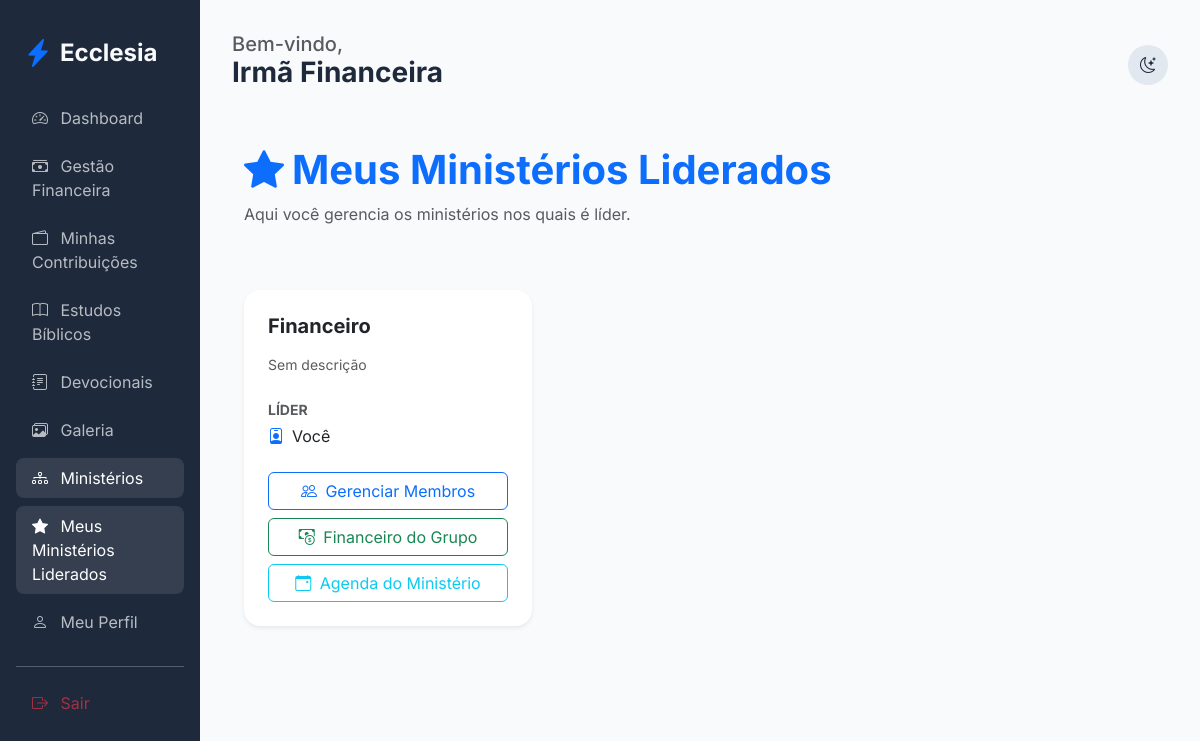
Before: /members/ministries/led-by-me (signed in) with the older database file.
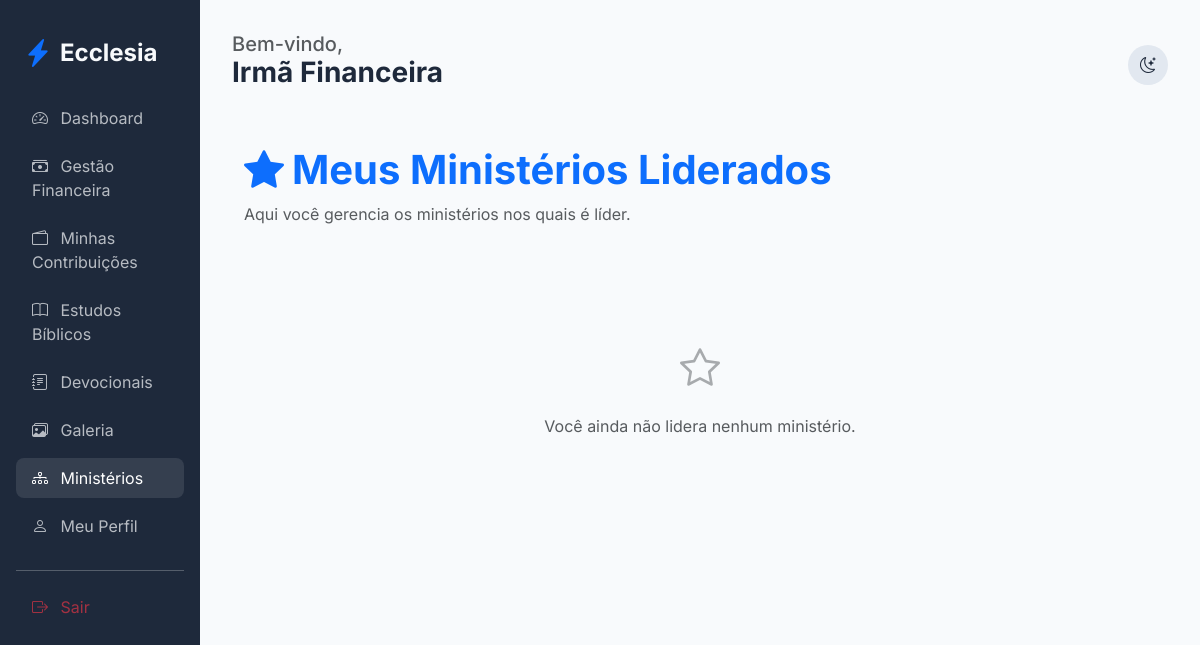
After: the same page with the newer database file.
### app/core/models.py (models this page shows)
class Ministry(db.Model):
    id = db.Column(db.Integer, primary_key=True)
    name = db.Column(db.String(100), nullable=False)
    description = db.Column(db.Text)
    church_id = db.Column(db.Integer, db.ForeignKey('church.id'))
    leader_id = db.Column(db.Integer, db.ForeignKey('user.id'), nullable=True)
    events = db.relationship('Event', backref='ministry', lazy=True)
    leader = db.relationship('User', foreign_keys=[leader_id])
    transactions = db.relationship('MinistryTransaction', backref='ministry', lazy=True)

### app/modules/members/routes.py (the view)
@members_bp.route('/ministries/led-by-me')
@login_required
def my_led_ministries():
    led_ministries = Ministry.query.filter_by(leader_id=current_user.id).all()
    return render_template('members/my_led_ministries.html', led_ministries=led_ministries)

### app/templates/members/my_led_ministries.html
{% extends "base.html" %}
{% block content %}
<div class="container py-4">
    <div class="d-flex justify-content-between align-items-center mb-5">
        <div>
            <h1 class="fw-bold text-primary"><i class="bi bi-star-fill me-2"></i>Meus Ministérios Liderados</h1>
            <p class="text-muted">Aqui você gerencia os ministérios nos quais é líder.</p>
        </div>
    </div>
    <div class="row g-4">
        {% for ministry in led_ministries %}
        <div class="col-md-6 col-lg-4">
            <div class="card h-100 border-0 shadow-sm">
                <div class="card-body p-4">
                    <h5 class="fw-bold mb-3">{{ ministry.name }}</h5>
                    <p class="text-muted small mb-4">{{ ministry.description or 'Sem descrição' }}</p>
                    <div class="mb-4">
                        <label class="small fw-bold text-muted d-block mb-1">LÍDER</label>
                        <div class="d-flex align-items-center">
                            <i class="bi bi-person-badge me-2 text-primary"></i>
                            <span>Você</span>
                        </div>
                    </div>
                    <div class="d-grid gap-2">
                        <a href="{{ url_for('members.ministry_manage_members', ministry_id=ministry.id) }}" class="btn btn-outline-primary">
                            <i class="bi bi-people me-1"></i> Gerenciar Membros
                        </a>
                        <a href="{{ url_for('finance.ministry_finance', ministry_id=ministry.id) }}" class="btn btn-outline-success">
                            <i class="bi bi-cash-coin me-1"></i> Financeiro do Grupo
                        </a>
                        <a href="{{ url_for('members.ministry_agenda', ministry_id=ministry.id) }}" class="btn btn-outline-info">
                            <i class="bi bi-calendar-event me-1"></i> Agenda do Ministério
                        </a>
                    </div>
                </div>
            </div>
        </div>
        {% else %}
        <div class="col-12 text-center py-5">
            <i class="bi bi-star fs-1 text-muted opacity-50 d-block mb-3"></i>
            <p class="text-muted">Você ainda não lidera nenhum ministério.</p>
        </div>
        {% endfor %}
    </div>
</div>
{% endblock %}

### app/templates/base.html (shortened to what the changed rows need)
<!DOCTYPE html>
<html lang="pt-BR">
<head>
    <link href="https://cdn.jsdelivr.net/npm/bootstrap@5.3.0/dist/css/bootstrap.min.css" rel="stylesheet">
    <link href="https://cdn.jsdelivr.net/npm/bootstrap-icons@1.10.0/font/bootstrap-icons.css" rel="stylesheet">
    <link rel="stylesheet" href="{{ url_for('static', filename='css/premium.css') }}">
</head>
<body>
    <div class="container-fluid">
        <div class="row">
            {% if current_user.is_authenticated %}
            <div class="col-md-3 col-lg-2 sidebar d-none d-md-block">
                <nav class="nav flex-column">
                    <a class="nav-link {{ 'active' if request.endpoint == 'members.dashboard' }}" href="{{ url_for('members.dashboard') }}">
                        <i class="bi bi-speedometer2 me-2"></i> Dashboard
                    </a>
                    {% if current_user.can_manage_finance or (current_user.church_role and current_user.church_role.name in ['Administrador Global', 'Pastor Líder', 'Tesoureiro']) %}
                    <a class="nav-link {{ 'active' if request.endpoint == 'finance.dashboard' }}" href="{{ url_for('finance.dashboard') }}">
                        <i class="bi bi-cash-stack me-2"></i> Gestão Financeira
                    </a>
                    {% endif %}
                    <a class="nav-link {{ 'active' if request.endpoint == 'finance.member_finance' }}" href="{{ url_for('finance.member_finance') }}">
                        <i class="bi bi-wallet2 me-2"></i> Minhas Contribuições
                    </a>
                    <a class="nav-link {{ 'active' if request.endpoint == 'edification.studies' }}" href="{{ url_for('edification.studies') }}">
                        <i class="bi bi-book me-2"></i> Estudos Bíblicos
                    </a>
                    <a class="nav-link {{ 'active' if request.endpoint == 'edification.devotionals' }}" href="{{ url_for('edification.devotionals') }}">
                        <i class="bi bi-journal-text me-2"></i> Devocionais
                    </a>
                    <a class="nav-link {{ 'active' if 'gallery' in request.endpoint }}" href="{{ url_for('edification.gallery') }}">
                        <i class="bi bi-images me-2"></i> Galeria
                    </a>
                    <a class="nav-link {{ 'active' if 'ministries' in request.endpoint }}" href="{{ url_for('members.list_ministries') }}">
                        <i class="bi bi-diagram-3 me-2"></i> Ministérios
                    </a>
                    {% if current_user.is_authenticated %}
                        {% set has_led_ministries = namespace(value=false) %}
                        {% for ministry in current_user.ministries %}
                            {% if ministry.leader_id == current_user.id %}
                                {% set has_led_ministries.value = true %}
                            {% endif %}
                        {% endfor %}
                        {% if has_led_ministries.value %}
                        <a class="nav-link {{ 'active' if 'my_led_ministries' in request.endpoint }}" href="{{ url_for('members.my_led_ministries') }}">
                            <i class="bi bi-star-fill me-2"></i> Meus Ministérios Liderados
                        </a>
                        {% endif %}
                    {% endif %}
                    <a class="nav-link" href="{{ url_for('members.profile') }}">
                        <i class="bi bi-person me-2"></i> Meu Perfil
                    </a>
                    <hr class="my-3 opacity-25">
                    <a class="nav-link text-danger" href="{{ url_for('auth.logout') }}">
                        <i class="bi bi-box-arrow-right me-2"></i> Sair
                    </a>
                </nav>
            </div>
            {% endif %}
            <div class="col-md-9 col-lg-10 main-content {{ 'mx-auto' if not current_user.is_authenticated }}">
                {% block content %}{% endblock %}
            </div>
        </div>
    </div>
</body>
</html>

Changed rows visible on the page:
removed Ministry: name "Financeiro", description "Sem descrição"
Other visible differences:
text no longer shown: "Meus Ministérios Liderados"
text now shown: "Você ainda não lidera nenhum ministério."
